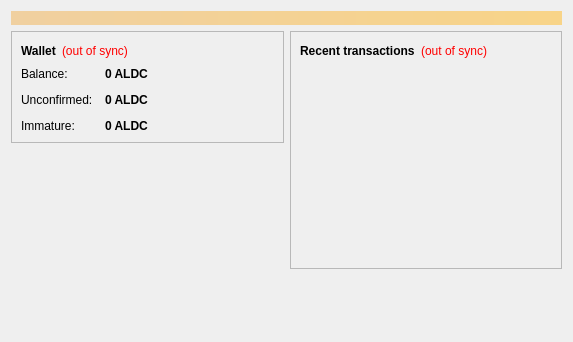
<?xml version="1.0" encoding="UTF-8"?>
<ui version="4.0">
 <class>OverviewPage</class>
 <widget class="QWidget" name="OverviewPage">
  <property name="geometry">
   <rect>
    <x>0</x>
    <y>0</y>
    <width>573</width>
    <height>342</height>
   </rect>
  </property>
  <property name="windowTitle">
   <string>Form</string>
  </property>
  <layout class="QVBoxLayout" name="topLayout">
   <item>
    <widget class="QLabel" name="labelAlerts">
     <property name="visible">
      <bool>false</bool>
     </property>
     <property name="styleSheet">
      <string notr="true">background-color: qlineargradient(x1: 0, y1: 0, x2: 1, y2: 0, stop:0 #F0D0A0, stop:1 #F8D488); color:#000000;</string>
     </property>
     <property name="wordWrap">
      <bool>true</bool>
     </property>
     <property name="margin">
      <number>3</number>
     </property>
    </widget>
   </item>
   <item>
    <layout class="QHBoxLayout" name="horizontalLayout" stretch="1,1">
     <item>
      <layout class="QVBoxLayout" name="verticalLayout_2">
       <item>
        <widget class="QFrame" name="frame">
         <property name="frameShape">
          <enum>QFrame::StyledPanel</enum>
         </property>
         <property name="frameShadow">
          <enum>QFrame::Raised</enum>
         </property>
         <layout class="QVBoxLayout" name="verticalLayout_4">
          <item>
           <layout class="QHBoxLayout" name="horizontalLayout_4">
            <item>
             <widget class="QLabel" name="label_5">
              <property name="font">
               <font>
                <weight>75</weight>
                <bold>true</bold>
               </font>
              </property>
              <property name="text">
               <string>Wallet</string>
              </property>
             </widget>
            </item>
            <item>
             <widget class="QLabel" name="labelWalletStatus">
              <property name="toolTip">
               <string>The displayed information may be out of date. Your wallet automatically synchronizes with the AladinsCoin network after a connection is established, but this process has not completed yet.</string>
              </property>
              <property name="styleSheet">
               <string notr="true">QLabel { color: red; }</string>
              </property>
              <property name="text">
               <string notr="true">(out of sync)</string>
              </property>
              <property name="alignment">
               <set>Qt::AlignLeading|Qt::AlignLeft|Qt::AlignVCenter</set>
              </property>
             </widget>
            </item>
            <item>
             <spacer name="horizontalSpacer_2">
              <property name="orientation">
               <enum>Qt::Horizontal</enum>
              </property>
              <property name="sizeHint" stdset="0">
               <size>
                <width>40</width>
                <height>20</height>
               </size>
              </property>
             </spacer>
            </item>
           </layout>
          </item>
          <item>
           <layout class="QFormLayout" name="formLayout_2">
            <property name="fieldGrowthPolicy">
             <enum>QFormLayout::AllNonFixedFieldsGrow</enum>
            </property>
            <property name="horizontalSpacing">
             <number>12</number>
            </property>
            <property name="verticalSpacing">
             <number>12</number>
            </property>
            <item row="0" column="0">
             <widget class="QLabel" name="label">
              <property name="text">
               <string>Balance:</string>
              </property>
             </widget>
            </item>
            <item row="0" column="1">
             <widget class="QLabel" name="labelBalance">
              <property name="font">
               <font>
                <weight>75</weight>
                <bold>true</bold>
               </font>
              </property>
              <property name="cursor">
               <cursorShape>IBeamCursor</cursorShape>
              </property>
              <property name="toolTip">
               <string>Your current balance</string>
              </property>
              <property name="text">
               <string notr="true">0 ALDC</string>
              </property>
              <property name="textInteractionFlags">
               <set>Qt::LinksAccessibleByMouse|Qt::TextSelectableByKeyboard|Qt::TextSelectableByMouse</set>
              </property>
             </widget>
            </item>
            <item row="1" column="0">
             <widget class="QLabel" name="label_3">
              <property name="text">
               <string>Unconfirmed:</string>
              </property>
             </widget>
            </item>
            <item row="1" column="1">
             <widget class="QLabel" name="labelUnconfirmed">
              <property name="font">
               <font>
                <weight>75</weight>
                <bold>true</bold>
               </font>
              </property>
              <property name="cursor">
               <cursorShape>IBeamCursor</cursorShape>
              </property>
              <property name="toolTip">
               <string>Total of transactions that have yet to be confirmed, and do not yet count toward the current balance</string>
              </property>
              <property name="text">
               <string notr="true">0 ALDC</string>
              </property>
              <property name="textInteractionFlags">
               <set>Qt::LinksAccessibleByMouse|Qt::TextSelectableByKeyboard|Qt::TextSelectableByMouse</set>
              </property>
             </widget>
            </item>
            <item row="2" column="0">
             <widget class="QLabel" name="labelImmatureText">
              <property name="text">
               <string>Immature:</string>
              </property>
             </widget>
            </item>
            <item row="2" column="1">
             <widget class="QLabel" name="labelImmature">
              <property name="font">
               <font>
                <weight>75</weight>
                <bold>true</bold>
               </font>
              </property>
              <property name="toolTip">
               <string>Mined balance that has not yet matured</string>
              </property>
              <property name="text">
               <string notr="true">0 ALDC</string>
              </property>
              <property name="textInteractionFlags">
               <set>Qt::LinksAccessibleByMouse|Qt::TextSelectableByKeyboard|Qt::TextSelectableByMouse</set>
              </property>
             </widget>
            </item>
           </layout>
          </item>
         </layout>
        </widget>
       </item>
       <item>
        <spacer name="verticalSpacer">
         <property name="orientation">
          <enum>Qt::Vertical</enum>
         </property>
         <property name="sizeHint" stdset="0">
          <size>
           <width>20</width>
           <height>40</height>
          </size>
         </property>
        </spacer>
       </item>
      </layout>
     </item>
     <item>
      <layout class="QVBoxLayout" name="verticalLayout_3">
       <item>
        <widget class="QFrame" name="frame_2">
         <property name="frameShape">
          <enum>QFrame::StyledPanel</enum>
         </property>
         <property name="frameShadow">
          <enum>QFrame::Raised</enum>
         </property>
         <layout class="QVBoxLayout" name="verticalLayout">
          <item>
           <layout class="QHBoxLayout" name="horizontalLayout_2">
            <item>
             <widget class="QLabel" name="label_4">
              <property name="text">
               <string>&lt;b&gt;Recent transactions&lt;/b&gt;</string>
              </property>
             </widget>
            </item>
            <item>
             <widget class="QLabel" name="labelTransactionsStatus">
              <property name="toolTip">
               <string>The displayed information may be out of date. Your wallet automatically synchronizes with the AladinsCoin network after a connection is established, but this process has not completed yet.</string>
              </property>
              <property name="styleSheet">
               <string notr="true">QLabel { color: red; }</string>
              </property>
              <property name="text">
               <string notr="true">(out of sync)</string>
              </property>
              <property name="alignment">
               <set>Qt::AlignRight|Qt::AlignTrailing|Qt::AlignVCenter</set>
              </property>
             </widget>
            </item>
            <item>
             <spacer name="horizontalSpacer">
              <property name="orientation">
               <enum>Qt::Horizontal</enum>
              </property>
              <property name="sizeHint" stdset="0">
               <size>
                <width>40</width>
                <height>20</height>
               </size>
              </property>
             </spacer>
            </item>
           </layout>
          </item>
          <item>
           <widget class="QListView" name="listTransactions">
            <property name="styleSheet">
             <string notr="true">QListView { background: transparent; }</string>
            </property>
            <property name="frameShape">
             <enum>QFrame::NoFrame</enum>
            </property>
            <property name="verticalScrollBarPolicy">
             <enum>Qt::ScrollBarAlwaysOff</enum>
            </property>
            <property name="horizontalScrollBarPolicy">
             <enum>Qt::ScrollBarAlwaysOff</enum>
            </property>
            <property name="selectionMode">
             <enum>QAbstractItemView::NoSelection</enum>
            </property>
           </widget>
          </item>
         </layout>
        </widget>
       </item>
       <item>
        <spacer name="verticalSpacer_2">
         <property name="orientation">
          <enum>Qt::Vertical</enum>
         </property>
         <property name="sizeHint" stdset="0">
          <size>
           <width>20</width>
           <height>40</height>
          </size>
         </property>
        </spacer>
       </item>
      </layout>
     </item>
    </layout>
   </item>
  </layout>
 </widget>
 <resources/>
 <connections/>
</ui>
